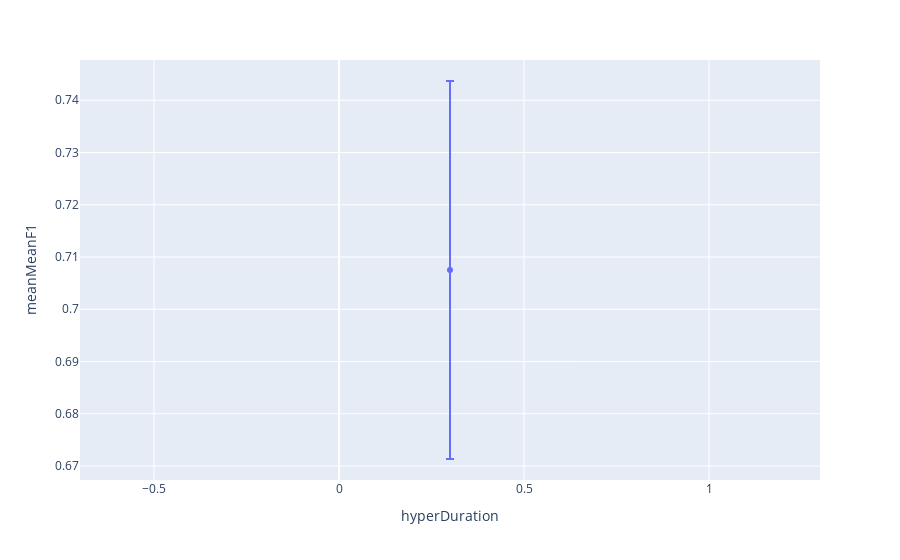

Notebook cell for this chart:
### Code cell
aux=hyperParams[(hyperParams.hyperThres==optimal.hyperThres)&(hyperParams.hyperDepth==optimal.hyperDepth)&
                (hyperParams.hyperClose==optimal.hyperClose)&(hyperParams.hyperConfidence==optimal.hyperConfidence)].reset_index(drop=True)
px.scatter(aux,x='hyperDuration',y='meanMeanF1',error_y='stdMeanF1')

### Figure 1 — Plotly figure (JSON) as saved in the notebook; plotly's stock layout.template omitted (floating-point values rounded to 4 significant figures)
{"data": [{"error_y": {"array": [0.03617]}, "hovertemplate": "hyperDuration=%{x}<br>meanMeanF1=%{y}<extra></extra>", "legendgroup": "", "marker": {"color": "#636efa", "symbol": "circle"}, "mode": "markers", "name": "", "orientation": "v", "showlegend": false, "type": "scatter", "x": [0.3], "xaxis": "x", "y": [0.7075], "yaxis": "y"}], "layout": {"legend": {"tracegroupgap": 0}, "margin": {"t": 60}, "xaxis": {"anchor": "y", "domain": [0, 1], "title": {"text": "hyperDuration"}}, "yaxis": {"anchor": "x", "domain": [0, 1], "title": {"text": "meanMeanF1"}}}}
